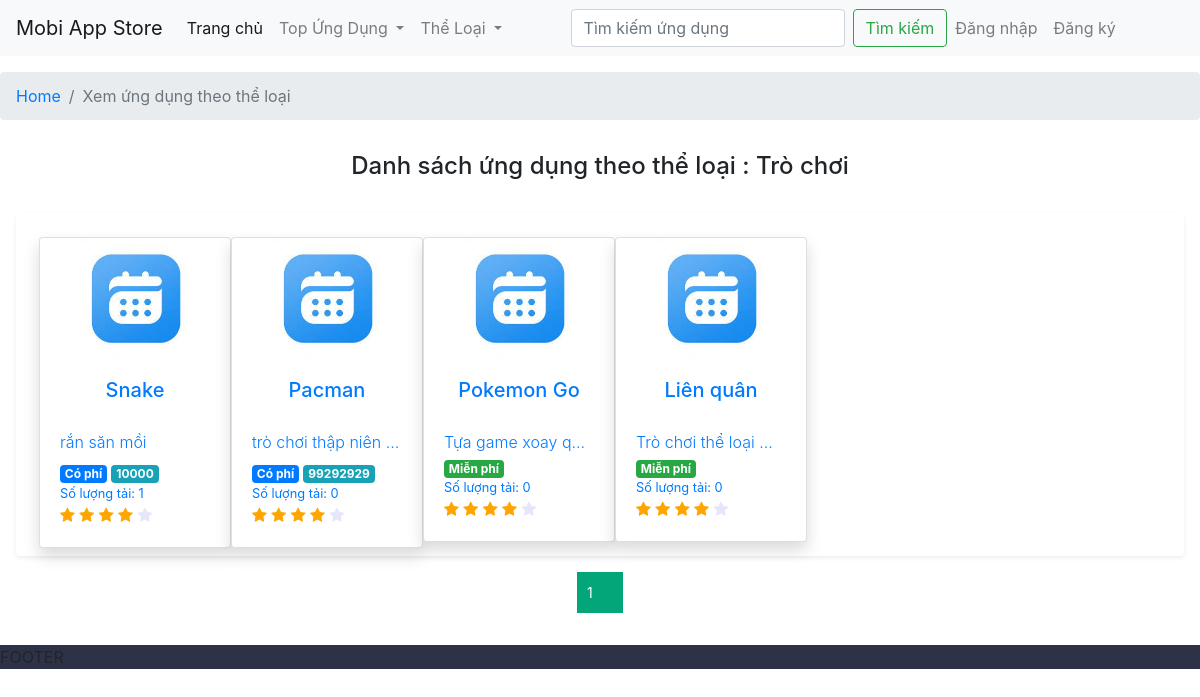
/app/app-listing.php?category=1&category_name=Trò chơi, run on the app's committed database.
### tables this page shows
CREATE TABLE `apps` (
  `id` int(11) NOT NULL,
  `name` varchar(50) NOT NULL,
  `icon` varchar(256) DEFAULT NULL COMMENT 'Link icon image',
  `images` varchar(500) DEFAULT NULL COMMENT 'List link images',
  `short_description` varchar(256) DEFAULT NULL,
  `detail_description` varchar(500) DEFAULT NULL,
  `price` int(11) DEFAULT NULL COMMENT 'Giá app',
  `status` tinyint(4) NOT NULL DEFAULT '0' COMMENT '0: bản nháp, 1: Đang chờ duyệt, 2: Đã được duyệt, 3: Đã gỡ, 4: Bị từ chối',
  `download_location` varchar(500) DEFAULT NULL COMMENT 'Link download',
  `size` int(11) DEFAULT NULL COMMENT 'Kích thước tập tin',
  `average_rate` tinyint(4) DEFAULT NULL COMMENT 'Đánh giá trung bình (thang điểm 5 sao)',
  `created_time` datetime NOT NULL,
  `created_by` int(11) NOT NULL COMMENT 'id account',
  `updated_time` datetime NOT NULL DEFAULT CURRENT_TIMESTAMP,
  `category_id` int(11) NOT NULL
);

### __/Config/Config.php (called while the page is built)
<?php
class Config
{
    private static $config = [];
    public static function init()
    {
        self::$config = parse_ini_file(__DIR__ . DIRECTORY_SEPARATOR . 'dev-config.ini');
    }
    public static function get(string $key)
    {
        return self::$config[$key] ?? null;
    }
}

### app/app-listing.php (the view, shortened to what this page needs)
<html>
<?php
    $pdo = Common::getPdo();
    if (preg_match('/\?/', $_SERVER['REQUEST_URI'])) {
        if (preg_match('/\?page=/', $_SERVER['REQUEST_URI']))
            $pre_href = '?';
        else if (preg_match('/page=/', $_SERVER['REQUEST_URI']))
            $pre_href = substr($_SERVER['REQUEST_URI'], 0, strpos($_SERVER['REQUEST_URI'], '&page')) . '&';
        else
            $pre_href = $_SERVER['REQUEST_URI'] . '&';
    } else
        $pre_href = '?';
    $record_per_page = 6;
    $numview = 5;
    $page = isset($_GET['page']) ? $_GET['page'] : 1;
    $start_from = ($page - 1) * $record_per_page;
    $sql_condition = ' ';
    $title = 'Danh Sách Tất Cả Ứng Dụng';
    $tab_title = 'Xem danh sách ứng dụng';
    $sql_join = ' left join ';
    if(isset($_GET['category']) && $_GET['category']){
        $categiry_id = $_GET['category'];
        $category_name = $_GET['category_name'];
        $title = "Danh sách ứng dụng theo thể loại : $category_name";
        $tab_title = 'Xem ứng dụng theo thể loại';
        $sql_condition = " and category_id = $categiry_id ";
    }else if(isset($_GET['dow_app']) && $_GET['dow_app']){
        if($_GET['dow_app'] == 'buy_a_lot'){
            $title = "Danh sách ứng dụng được mua nhiều";
            $tab_title = 'Top ứng dụng miễn phí';
            $sql_condition = ' and a.price > 0 ';
        }
        else if($_GET['dow_app'] == 'download_a_lot'){
            $title = "Danh sách ứng dụng được miễn phí tải nhiều";
            $tab_title = 'Top ứng dụng có phí';
            $sql_condition = ' and a.price = 0 ';
        }
        $sql_join = ' inner join ';
    }else if(isset($_GET['user_app']) && $_GET['user_app']){
        $title = "Danh sách ứng dụng theo nhà phát triển";
        $tab_title = 'Xem ứng dụng theo nhà phát triển';
        $user_cd = $_GET['user_app'];
        $sql_condition = " and a.created_by = $user_cd ";
    }
    $sql_tmp = " from apps a  $sql_join app_purchased_history p on a.id = p.app_id
                where status = 2 $sql_condition ";
    $sql_get_app = "SELECT a.*, count(app_id) as cnt_dow_app " . $sql_tmp .
                    " GROUP by id order by cnt_dow_app desc limit {$record_per_page} offset {$start_from}";
    $total_rows_sql = "Select count(a.id) as count " . $sql_tmp;
    $total_rows = 0;
    $stmt = $pdo->prepare($total_rows_sql);
    $stmt->execute();
    $stmt->setFetchMode(PDO::FETCH_ASSOC);
    while ($val = $stmt->fetch()) {
        $total_rows = $val['count'];
    }
?>
<head>
<?php require_once __DIR__ . '/../layout/head.php' ?>
<?php require_once __DIR__ . '/../layout/header.php' ?>
</head>
<body class="danhsachapp">
    <nav aria-label="breadcrumb">
        <ol class="breadcrumb">
            <li class="breadcrumb-item"><a href="../">Home</a></li>
            <li class="breadcrumb-item active" aria-current="page"><?=$tab_title?></li>
        </ol>
    </nav>
        <h4 class="p-3 text-center"><?=$title?></h4>
        <div class="row app-items shadow-sm p-2 m-3 bg-white rounded">
            <?php foreach($pdo->query($sql_get_app) as $v){ ?>
                <div class="col-sm-4 col-md-3 col-lg-2 ">
                    <div class="card shadow mt-3 bg-white rounded" style="width: 12rem;">
                        <a href="#" class="text-decoration-none">
                            <div class="app-logo mx-auto ">
                                <img src="<?=$DOMAIN_URL.'public/'.$v['icon']?>" class="card-img-top" >
                             </div>
                            <div class="card-body">
                                <h5 class="card-text text-center text-truncate-2lines"><?=$v['name']?></h5>
                                <h6 class="font-weight-light text-truncate"><?=$v['short_description']?></h6>
                                <?php if($v['price'] > 0){ ?>
                                    <div class="badge badge-primary">Có phí</div>
                                    <div class="badge badge-info"><?=$v['price']?></div>
                                <?php }else{ ?>
                                    <div class="badge badge-success">Miễn phí</div>
                                <?php } ?>
                                <div class="font-weight-lighter">
                                    <small>Số lượng tải: <?=$v['cnt_dow_app']?></small></div>
                                <div class="rate-font">
                                    <span class="fa fa-star star-checked"></span>
                                    <span class="fa fa-star star-checked"></span>
                                    <span class="fa fa-star star-checked"></span>
                                    <span class="fa fa-star star-checked"></span>
                                    <span class="fa fa-star"></span>
                                </div>
                            </div>
                        </a>
                    </div>
                </div>
            <?php } ?>
        </div>
        <div class="div-pagination">
            <ul class="pagination" id="pager">
                <p>
                    <?php
                    if ($pre_href != '?') {
                        echo Common::getPagination($pre_href, $page, ceil($total_rows / $record_per_page), $numview);
                    } else {
                        echo Common::getPagination('?', $page, ceil($total_rows / $record_per_page), $numview);
                    }
                    ?>
                </p>
            </ul>
        </div>
</body>
<?php require_once __DIR__ . '/../layout/footer.php' ?>
</html>

### style.css (style rules this page uses)
.star-checked { color: orange; }
.rate-font { color: lavender; }
.text-truncate-2lines { display: -webkit-box; -webkit-line-clamp: 2; -webkit-box-orient: vertical; overflow: hidden; }
.card-text { min-height: 47px; }
.app-logo { width: 120px; height: 120px; }
body.danhsachapp .app-items img { max-width: 120px; height: auto; display: block; }
.div-pagination { position: relative; display: flex; justify-content: center; align-items: center; }

### data on the page
apps: icon (picture), name "Snake", short_description "rắn săn mồi", price "10000", cnt_dow_app "1"
apps: icon (picture), name "Pacman", short_description "trò chơi thập niên…", price "99292929", cnt_dow_app "0"
apps: icon (picture), name "Pokemon Go", short_description "Tựa game xoay q…", price "Miễn phí", cnt_dow_app "0"
apps: icon (picture), name "Liên quân", short_description "Trò chơi thể loại…", price "Miễn phí", cnt_dow_app "0"

### other printed values
$tab_title "Xem ứng dụng theo thể loại"
$title "Danh sách ứng dụng theo thể loại : Trò chơi"
